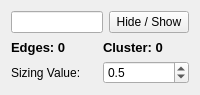
<?xml version="1.0" encoding="UTF-8"?>
<ui version="4.0">
 <class>TaskEdge2TracParameter</class>
 <widget class="QWidget" name="TaskEdge2TracParameter">
  <property name="geometry">
   <rect>
    <x>0</x>
    <y>0</y>
    <width>200</width>
    <height>95</height>
   </rect>
  </property>
  <property name="windowTitle">
   <string>Form</string>
  </property>
  <layout class="QVBoxLayout" name="verticalLayout">
   <item>
    <layout class="QHBoxLayout" name="horizontalLayout">
     <item>
      <widget class="QLineEdit" name="lineEdit_ObjectName">
       <property name="readOnly">
        <bool>true</bool>
       </property>
      </widget>
     </item>
     <item>
      <widget class="QPushButton" name="pushButton_HideShow">
       <property name="text">
        <string>Hide / Show</string>
       </property>
      </widget>
     </item>
    </layout>
   </item>
   <item>
    <layout class="QHBoxLayout" name="horizontalLayout_3">
     <item>
      <widget class="QLabel" name="label_Edges">
       <property name="font">
        <font>
         <pointsize>10</pointsize>
         <weight>75</weight>
         <bold>true</bold>
        </font>
       </property>
       <property name="text">
        <string>Edges: 0</string>
       </property>
      </widget>
     </item>
     <item>
      <widget class="QLabel" name="label_Cluster">
       <property name="font">
        <font>
         <pointsize>10</pointsize>
         <weight>75</weight>
         <bold>true</bold>
        </font>
       </property>
       <property name="text">
        <string>Cluster: 0</string>
       </property>
      </widget>
     </item>
    </layout>
   </item>
   <item>
    <layout class="QHBoxLayout" name="horizontalLayout_2">
     <item>
      <widget class="QLabel" name="label_2">
       <property name="text">
        <string>Sizing Value:</string>
       </property>
      </widget>
     </item>
     <item>
      <widget class="QDoubleSpinBox" name="doubleSpinBox">
       <property name="suffix">
        <string comment="mm" extracomment="max deviation in mm"/>
       </property>
       <property name="decimals">
        <number>1</number>
       </property>
       <property name="minimum">
        <double>0.100000000000000</double>
       </property>
       <property name="maximum">
        <double>10000.000000000000000</double>
       </property>
       <property name="singleStep">
        <double>0.100000000000000</double>
       </property>
       <property name="value">
        <double>0.500000000000000</double>
       </property>
      </widget>
     </item>
    </layout>
   </item>
  </layout>
 </widget>
 <resources/>
 <connections/>
</ui>
